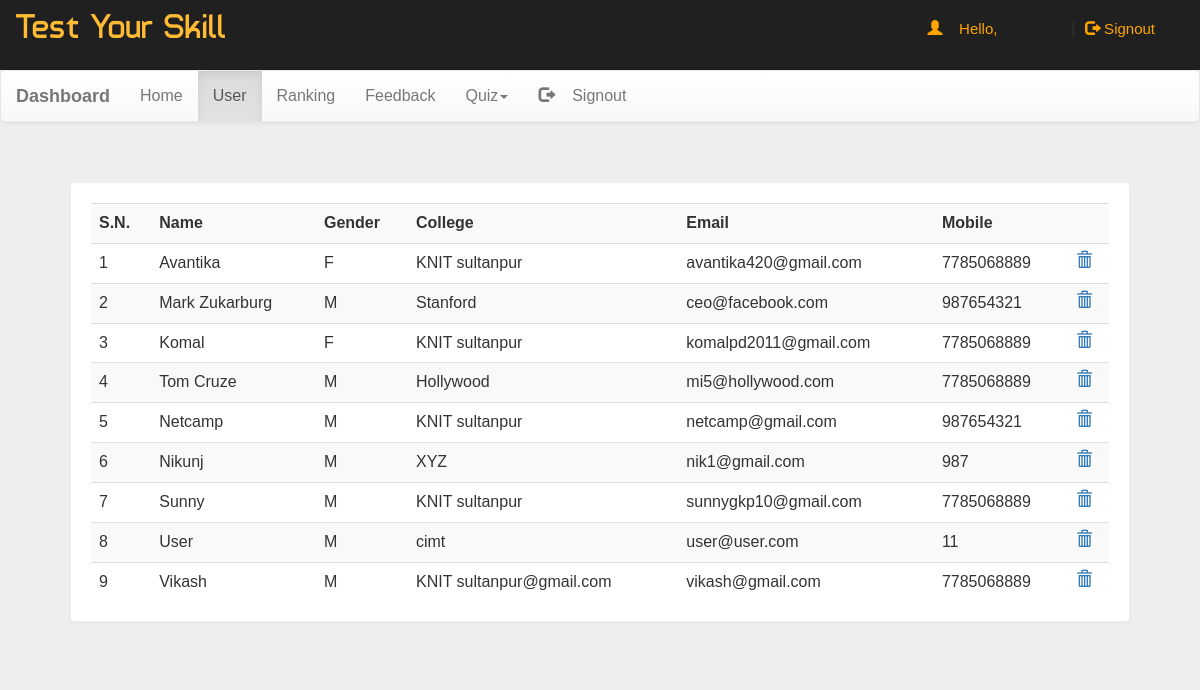
Page /exam/dash.php?q=1 on the committed database.
### tables this page shows
CREATE TABLE `user` (
  `name` varchar(50) NOT NULL,
  `gender` varchar(5) NOT NULL,
  `college` varchar(100) NOT NULL,
  `email` varchar(50) NOT NULL,
  `mob` bigint(20) NOT NULL,
  `password` varchar(50) NOT NULL
);

### exam/dash.php (the view, shortened to what this page needs)
<!DOCTYPE html PUBLIC "-//W3C//DTD XHTML 1.0 Transitional//EN" "http://www.w3.org/TR/xhtml1/DTD/xhtml1-transitional.dtd">
<html xmlns="http://www.w3.org/1999/xhtml">
<head>
<link  rel="stylesheet" href="css/bootstrap.min.css"/>
 <link  rel="stylesheet" href="css/bootstrap-theme.min.css"/>
 <link rel="stylesheet" href="css/main.css">
 <link  rel="stylesheet" href="css/font.css">
</head>
<body  style="background:#eee;">
<div class="header">
<div class="row">
<div class="col-lg-6">
<span class="logo">Test Your Skill</span></div>
<?php
include_once 'dbConnection.php';
echo '<span class="pull-right top title1" ><span class="log1"><span class="glyphicon glyphicon-user" aria-hidden="true"></span>&nbsp;&nbsp;&nbsp;&nbsp;Hello,</span> <a href="account.php" class="log log1">'.$name.'</a>&nbsp;|&nbsp;<a href="logout.php?q=account.php" class="log"><span class="glyphicon glyphicon-log-out" aria-hidden="true"></span>&nbsp;Signout</button></a></span>';
?>
</div></div>
<nav class="navbar navbar-default title1">
  <div class="container-fluid">
    <div class="navbar-header">
      <a class="navbar-brand" href="dash.php?q=0"><b>Dashboard</b></a>
    </div>
    <div class="collapse navbar-collapse" id="bs-example-navbar-collapse-1">
      <ul class="nav navbar-nav">
        <li <?php if(@$_GET['q']==0) echo'class="active"'; ?>><a href="dash.php?q=0">Home<span class="sr-only">(current)</span></a></li>
        <li <?php if(@$_GET['q']==1) echo'class="active"'; ?>><a href="dash.php?q=1">User</a></li>
		<li <?php if(@$_GET['q']==2) echo'class="active"'; ?>><a href="dash.php?q=2">Ranking</a></li>
		<li <?php if(@$_GET['q']==3) echo'class="active"'; ?>><a href="dash.php?q=3">Feedback</a></li>
        <li class="dropdown <?php if(@$_GET['q']==4 || @$_GET['q']==5) echo'active"'; ?>">
          <a href="#" class="dropdown-toggle" data-toggle="dropdown" role="button" aria-haspopup="true" aria-expanded="false">Quiz<span class="caret"></span></a>
        </li><li class="pull-right"> <a href="logout.php?q=account.php"><span class="glyphicon glyphicon-log-out" aria-hidden="true"></span>&nbsp;&nbsp;&nbsp;&nbsp;Signout</a></li>
      </ul>
          </div>
  </div>
</nav>
<div class="container">
<div class="row">
<div class="col-md-12">
<?php if(@$_GET['q']==1) {
$result = mysqli_query($con,"SELECT * FROM user") or die('Error');
echo  '<div class="panel"><div class="table-responsive"><table class="table table-striped title1">
<tr><td><b>S.N.</b></td><td><b>Name</b></td><td><b>Gender</b></td><td><b>College</b></td><td><b>Email</b></td><td><b>Mobile</b></td><td></td></tr>';
$c=1;
while($row = mysqli_fetch_array($result)) {
	$name = $row['name'];
	$mob = $row['mob'];
	$gender = $row['gender'];
    $email = $row['email'];
	$college = $row['college'];
	echo '<tr><td>'.$c++.'</td><td>'.$name.'</td><td>'.$gender.'</td><td>'.$college.'</td><td>'.$email.'</td><td>'.$mob.'</td>
	<td><a title="Delete User" href="update.php?demail='.$email.'"><b><span class="glyphicon glyphicon-trash" aria-hidden="true"></span></b></a></td></tr>';
}
echo '</table></div></div>';
}?>
</div>
</div></div>
</body>
</html>

### exam/css/main.css (style rules this page uses)
body { overflow-x:hidden; width:100%; font: 15px "Century Gothic", "Times Roman", sans-serif; background:#eee; min-height:550px; background-attachment:fixed; }
.panel { border-color:#eee; margin:40px; padding:20px; font: 15px "Century Gothic", "Times Roman", sans-serif; }
.header { background:#202020; height:70px; }
.logo { font-family:'typo'; font-size:35px; color:#ffbb33; margin:15px; }
.title1 { font: 16px "Century Gothic", "Times Roman", sans-serif; }
.top { margin-top:20px; }
.log1 { font: 15px 'Ubuntu', sans-serif; color:orange; margin-left:10px; }
.log { margin:10px; margin-right:60px; margin-left:5px; color:orange; text-decoration:none; font-size:20px; font-size:15px; }

### rows in the picture
user: name "Avantika", gender "F", college "KNIT sultanpur", email "avantika420@gmail.com", mob "7785068889"
user: name "Mark Zukarburg", gender "M", college "Stanford", email "ceo@facebook.com", mob "987654321"
user: name "Komal", gender "F", college "KNIT sultanpur", email "komalpd2011@gmail.com", mob "7785068889"
user: name "Tom Cruze", gender "M", college "Hollywood", email "mi5@hollywood.com", mob "7785068889"
user: name "Netcamp", gender "M", college "KNIT sultanpur", email "netcamp@gmail.com", mob "987654321"
user: name "Nikunj", gender "M", college "XYZ", email "nik1@gmail.com", mob "987"
user: name "Sunny", gender "M", college "KNIT sultanpur", email "sunnygkp10@gmail.com", mob "7785068889"
user: name "User", gender "M", college "cimt", email "user@user.com", mob "11"
user: name "Vikash", gender "M", college "KNIT sultanpur@gmail.com", email "vikash@gmail.com", mob "7785068889"
